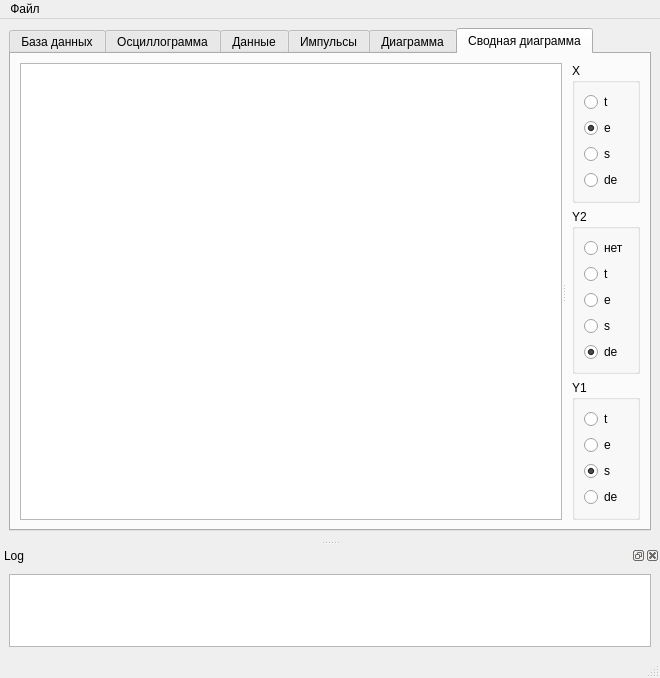
<?xml version="1.0" encoding="UTF-8"?>
<ui version="4.0">
 <class>MainWindow</class>
 <widget class="QMainWindow" name="MainWindow">
  <property name="geometry">
   <rect>
    <x>0</x>
    <y>0</y>
    <width>660</width>
    <height>678</height>
   </rect>
  </property>
  <property name="windowTitle">
   <string>MainWindow</string>
  </property>
  <widget class="QWidget" name="centralwidget">
   <layout class="QHBoxLayout" name="horizontalLayout">
    <item>
     <widget class="QTabWidget" name="tabWidget">
      <property name="focusPolicy">
       <enum>Qt::StrongFocus</enum>
      </property>
      <property name="currentIndex">
       <number>5</number>
      </property>
      <property name="usesScrollButtons">
       <bool>true</bool>
      </property>
      <widget class="QWidget" name="tabDB">
       <attribute name="title">
        <string>База данных</string>
       </attribute>
       <layout class="QGridLayout" name="gridLayout_3">
        <property name="leftMargin">
         <number>20</number>
        </property>
        <property name="topMargin">
         <number>20</number>
        </property>
        <property name="rightMargin">
         <number>20</number>
        </property>
        <property name="verticalSpacing">
         <number>10</number>
        </property>
        <item row="3" column="1">
         <widget class="QComboBox" name="cbExpNumber">
          <property name="insertPolicy">
           <enum>QComboBox::InsertAlphabetically</enum>
          </property>
         </widget>
        </item>
        <item row="2" column="1">
         <widget class="QComboBox" name="cbExpType">
          <property name="insertPolicy">
           <enum>QComboBox::InsertAlphabetically</enum>
          </property>
         </widget>
        </item>
        <item row="1" column="1">
         <widget class="QComboBox" name="cbMaterial">
          <property name="insertPolicy">
           <enum>QComboBox::InsertAlphabetically</enum>
          </property>
         </widget>
        </item>
        <item row="3" column="0">
         <widget class="QLabel" name="label_9">
          <property name="text">
           <string>Номер образца</string>
          </property>
         </widget>
        </item>
        <item row="2" column="0">
         <widget class="QLabel" name="label_7">
          <property name="text">
           <string>Тип эксперимента</string>
          </property>
         </widget>
        </item>
        <item row="1" column="0">
         <widget class="QLabel" name="label_8">
          <property name="text">
           <string>Материал</string>
          </property>
         </widget>
        </item>
        <item row="0" column="0">
         <widget class="QLabel" name="label_6">
          <property name="text">
           <string>Файл базы данных</string>
          </property>
         </widget>
        </item>
        <item row="5" column="1">
         <layout class="QHBoxLayout" name="horizontalLayout_6"/>
        </item>
        <item row="0" column="1">
         <layout class="QHBoxLayout" name="horizontalLayout_4">
          <item>
           <widget class="QLineEdit" name="leDatabaseFile">
            <property name="readOnly">
             <bool>true</bool>
            </property>
           </widget>
          </item>
          <item>
           <widget class="QToolButton" name="tbOpenDatabase">
            <property name="text">
             <string>...</string>
            </property>
           </widget>
          </item>
         </layout>
        </item>
        <item row="4" column="1">
         <spacer name="verticalSpacer_2">
          <property name="orientation">
           <enum>Qt::Vertical</enum>
          </property>
          <property name="sizeHint" stdset="0">
           <size>
            <width>20</width>
            <height>40</height>
           </size>
          </property>
         </spacer>
        </item>
       </layout>
      </widget>
      <widget class="QWidget" name="tab">
       <attribute name="title">
        <string>Осциллограмма</string>
       </attribute>
       <layout class="QHBoxLayout" name="horizontalLayout_3">
        <item>
         <layout class="QHBoxLayout" name="horizontalLayout_2">
          <property name="spacing">
           <number>0</number>
          </property>
          <item>
           <widget class="QWidget" name="widget" native="true">
            <property name="cursor">
             <cursorShape>ArrowCursor</cursorShape>
            </property>
            <layout class="QHBoxLayout" name="horizontalLayout_5">
             <item>
              <layout class="QVBoxLayout" name="mplLayout">
               <property name="spacing">
                <number>0</number>
               </property>
              </layout>
             </item>
            </layout>
           </widget>
          </item>
          <item>
           <widget class="QGroupBox" name="groupBox">
            <property name="sizePolicy">
             <sizepolicy hsizetype="Fixed" vsizetype="Minimum">
              <horstretch>0</horstretch>
              <verstretch>0</verstretch>
             </sizepolicy>
            </property>
            <property name="title">
             <string>Каналы</string>
            </property>
            <layout class="QVBoxLayout" name="verticalLayout_3">
             <item>
              <layout class="QVBoxLayout" name="vlChannels"/>
             </item>
             <item>
              <spacer name="verticalSpacer">
               <property name="orientation">
                <enum>Qt::Vertical</enum>
               </property>
               <property name="sizeHint" stdset="0">
                <size>
                 <width>20</width>
                 <height>40</height>
                </size>
               </property>
              </spacer>
             </item>
            </layout>
           </widget>
          </item>
         </layout>
        </item>
       </layout>
      </widget>
      <widget class="QWidget" name="tab_2">
       <attribute name="title">
        <string>Данные</string>
       </attribute>
       <layout class="QVBoxLayout" name="verticalLayout_4">
        <item>
         <layout class="QGridLayout" name="gridLayout_2">
          <item row="0" column="2">
           <widget class="QLabel" name="label_4">
            <property name="text">
             <string>Стержень 2</string>
            </property>
           </widget>
          </item>
          <item row="0" column="0">
           <widget class="QLabel" name="label">
            <property name="sizePolicy">
             <sizepolicy hsizetype="Fixed" vsizetype="Fixed">
              <horstretch>0</horstretch>
              <verstretch>0</verstretch>
             </sizepolicy>
            </property>
            <property name="text">
             <string>Образец</string>
            </property>
           </widget>
          </item>
          <item row="1" column="2">
           <widget class="QTableWidget" name="tBar2">
            <property name="sizePolicy">
             <sizepolicy hsizetype="Preferred" vsizetype="Preferred">
              <horstretch>0</horstretch>
              <verstretch>10</verstretch>
             </sizepolicy>
            </property>
            <property name="minimumSize">
             <size>
              <width>0</width>
              <height>150</height>
             </size>
            </property>
            <property name="font">
             <font>
              <pointsize>8</pointsize>
              <kerning>true</kerning>
             </font>
            </property>
            <property name="alternatingRowColors">
             <bool>false</bool>
            </property>
            <property name="showGrid">
             <bool>true</bool>
            </property>
            <property name="gridStyle">
             <enum>Qt::SolidLine</enum>
            </property>
            <attribute name="horizontalHeaderVisible">
             <bool>false</bool>
            </attribute>
            <attribute name="horizontalHeaderCascadingSectionResizes">
             <bool>false</bool>
            </attribute>
            <attribute name="verticalHeaderDefaultSectionSize">
             <number>20</number>
            </attribute>
            <attribute name="verticalHeaderShowSortIndicator" stdset="0">
             <bool>false</bool>
            </attribute>
            <attribute name="verticalHeaderStretchLastSection">
             <bool>false</bool>
            </attribute>
            <row>
             <property name="text">
              <string>L, мм</string>
             </property>
            </row>
            <row>
             <property name="text">
              <string>Ld, мм</string>
             </property>
            </row>
            <row>
             <property name="text">
              <string>c, м/c</string>
             </property>
            </row>
            <row>
             <property name="text">
              <string>E, МПа</string>
             </property>
            </row>
            <row>
             <property name="text">
              <string>D, мм</string>
             </property>
            </row>
            <row>
             <property name="text">
              <string>k</string>
             </property>
            </row>
            <row>
             <property name="text">
              <string>материал</string>
             </property>
            </row>
            <column>
             <property name="text">
              <string>Значение</string>
             </property>
            </column>
           </widget>
          </item>
          <item row="1" column="1">
           <widget class="QTableWidget" name="tBar1">
            <property name="sizePolicy">
             <sizepolicy hsizetype="Preferred" vsizetype="Preferred">
              <horstretch>0</horstretch>
              <verstretch>10</verstretch>
             </sizepolicy>
            </property>
            <property name="minimumSize">
             <size>
              <width>0</width>
              <height>150</height>
             </size>
            </property>
            <property name="font">
             <font>
              <pointsize>8</pointsize>
              <kerning>true</kerning>
             </font>
            </property>
            <property name="alternatingRowColors">
             <bool>false</bool>
            </property>
            <property name="showGrid">
             <bool>true</bool>
            </property>
            <property name="gridStyle">
             <enum>Qt::SolidLine</enum>
            </property>
            <attribute name="horizontalHeaderVisible">
             <bool>false</bool>
            </attribute>
            <attribute name="horizontalHeaderCascadingSectionResizes">
             <bool>false</bool>
            </attribute>
            <attribute name="verticalHeaderDefaultSectionSize">
             <number>20</number>
            </attribute>
            <attribute name="verticalHeaderShowSortIndicator" stdset="0">
             <bool>false</bool>
            </attribute>
            <attribute name="verticalHeaderStretchLastSection">
             <bool>false</bool>
            </attribute>
            <row>
             <property name="text">
              <string>L, мм</string>
             </property>
            </row>
            <row>
             <property name="text">
              <string>Ld, мм</string>
             </property>
            </row>
            <row>
             <property name="text">
              <string>c, м/c</string>
             </property>
            </row>
            <row>
             <property name="text">
              <string>E, МПа</string>
             </property>
            </row>
            <row>
             <property name="text">
              <string>D, мм</string>
             </property>
            </row>
            <row>
             <property name="text">
              <string>k</string>
             </property>
            </row>
            <row>
             <property name="text">
              <string>материал</string>
             </property>
            </row>
            <column>
             <property name="text">
              <string>Значение</string>
             </property>
            </column>
           </widget>
          </item>
          <item row="0" column="1">
           <widget class="QLabel" name="label_3">
            <property name="text">
             <string>Стержень 1</string>
            </property>
           </widget>
          </item>
          <item row="1" column="0">
           <widget class="QTableWidget" name="tSample">
            <property name="sizePolicy">
             <sizepolicy hsizetype="Preferred" vsizetype="Preferred">
              <horstretch>0</horstretch>
              <verstretch>1</verstretch>
             </sizepolicy>
            </property>
            <property name="minimumSize">
             <size>
              <width>0</width>
              <height>80</height>
             </size>
            </property>
            <property name="maximumSize">
             <size>
              <width>16777215</width>
              <height>16000000</height>
             </size>
            </property>
            <property name="font">
             <font>
              <pointsize>8</pointsize>
              <kerning>true</kerning>
             </font>
            </property>
            <property name="alternatingRowColors">
             <bool>false</bool>
            </property>
            <property name="showGrid">
             <bool>true</bool>
            </property>
            <property name="gridStyle">
             <enum>Qt::SolidLine</enum>
            </property>
            <attribute name="horizontalHeaderVisible">
             <bool>false</bool>
            </attribute>
            <attribute name="horizontalHeaderCascadingSectionResizes">
             <bool>false</bool>
            </attribute>
            <attribute name="verticalHeaderDefaultSectionSize">
             <number>20</number>
            </attribute>
            <attribute name="verticalHeaderShowSortIndicator" stdset="0">
             <bool>false</bool>
            </attribute>
            <attribute name="verticalHeaderStretchLastSection">
             <bool>false</bool>
            </attribute>
            <row>
             <property name="text">
              <string>L0, мм</string>
             </property>
            </row>
            <row>
             <property name="text">
              <string>D, мм</string>
             </property>
            </row>
            <row>
             <property name="text">
              <string>L, мм</string>
             </property>
            </row>
            <column>
             <property name="text">
              <string>Значение</string>
             </property>
            </column>
           </widget>
          </item>
         </layout>
        </item>
        <item>
         <layout class="QGridLayout" name="gridLayout">
          <item row="0" column="0">
           <widget class="QLabel" name="label_2">
            <property name="sizePolicy">
             <sizepolicy hsizetype="Fixed" vsizetype="Fixed">
              <horstretch>0</horstretch>
              <verstretch>0</verstretch>
             </sizepolicy>
            </property>
            <property name="text">
             <string>Ударник</string>
            </property>
           </widget>
          </item>
          <item row="1" column="1">
           <widget class="QTableWidget" name="tExperiment">
            <property name="sizePolicy">
             <sizepolicy hsizetype="Preferred" vsizetype="Preferred">
              <horstretch>0</horstretch>
              <verstretch>100</verstretch>
             </sizepolicy>
            </property>
            <property name="minimumSize">
             <size>
              <width>0</width>
              <height>0</height>
             </size>
            </property>
            <property name="maximumSize">
             <size>
              <width>16777214</width>
              <height>120</height>
             </size>
            </property>
            <property name="baseSize">
             <size>
              <width>0</width>
              <height>10</height>
             </size>
            </property>
            <property name="font">
             <font>
              <pointsize>8</pointsize>
              <kerning>true</kerning>
             </font>
            </property>
            <property name="alternatingRowColors">
             <bool>false</bool>
            </property>
            <property name="showGrid">
             <bool>true</bool>
            </property>
            <property name="gridStyle">
             <enum>Qt::SolidLine</enum>
            </property>
            <attribute name="horizontalHeaderVisible">
             <bool>false</bool>
            </attribute>
            <attribute name="horizontalHeaderCascadingSectionResizes">
             <bool>false</bool>
            </attribute>
            <attribute name="verticalHeaderDefaultSectionSize">
             <number>20</number>
            </attribute>
            <attribute name="verticalHeaderShowSortIndicator" stdset="0">
             <bool>false</bool>
            </attribute>
            <attribute name="verticalHeaderStretchLastSection">
             <bool>false</bool>
            </attribute>
            <row>
             <property name="text">
              <string>Код материала</string>
             </property>
            </row>
            <row>
             <property name="text">
              <string>Тип эксперимента</string>
             </property>
            </row>
            <row>
             <property name="text">
              <string>Номер эксперимента</string>
             </property>
            </row>
            <row>
             <property name="text">
              <string>Температура</string>
             </property>
            </row>
            <row>
             <property name="text">
              <string>Примечание</string>
             </property>
            </row>
            <column>
             <property name="text">
              <string>Значение</string>
             </property>
            </column>
           </widget>
          </item>
          <item row="0" column="1">
           <widget class="QLabel" name="label_5">
            <property name="sizePolicy">
             <sizepolicy hsizetype="Ignored" vsizetype="Fixed">
              <horstretch>0</horstretch>
              <verstretch>0</verstretch>
             </sizepolicy>
            </property>
            <property name="text">
             <string>Эксперимент</string>
            </property>
           </widget>
          </item>
          <item row="1" column="0">
           <widget class="QTableWidget" name="tStricker">
            <property name="sizePolicy">
             <sizepolicy hsizetype="Preferred" vsizetype="Preferred">
              <horstretch>0</horstretch>
              <verstretch>1</verstretch>
             </sizepolicy>
            </property>
            <property name="maximumSize">
             <size>
              <width>16777215</width>
              <height>120</height>
             </size>
            </property>
            <property name="font">
             <font>
              <pointsize>8</pointsize>
              <kerning>true</kerning>
             </font>
            </property>
            <property name="alternatingRowColors">
             <bool>false</bool>
            </property>
            <property name="showGrid">
             <bool>true</bool>
            </property>
            <property name="gridStyle">
             <enum>Qt::SolidLine</enum>
            </property>
            <attribute name="horizontalHeaderVisible">
             <bool>false</bool>
            </attribute>
            <attribute name="horizontalHeaderCascadingSectionResizes">
             <bool>false</bool>
            </attribute>
            <attribute name="verticalHeaderDefaultSectionSize">
             <number>20</number>
            </attribute>
            <attribute name="verticalHeaderShowSortIndicator" stdset="0">
             <bool>false</bool>
            </attribute>
            <attribute name="verticalHeaderStretchLastSection">
             <bool>false</bool>
            </attribute>
            <row>
             <property name="text">
              <string>L, мм</string>
             </property>
            </row>
            <row>
             <property name="text">
              <string>D, мм</string>
             </property>
            </row>
            <row>
             <property name="text">
              <string>V, м/c</string>
             </property>
            </row>
            <row>
             <property name="text">
              <string>P, атм</string>
             </property>
            </row>
            <row>
             <property name="text">
              <string>материал</string>
             </property>
            </row>
            <column>
             <property name="text">
              <string>Значение</string>
             </property>
            </column>
           </widget>
          </item>
         </layout>
        </item>
       </layout>
       <zorder></zorder>
      </widget>
      <widget class="QWidget" name="tab_3">
       <attribute name="title">
        <string>Импульсы</string>
       </attribute>
       <layout class="QHBoxLayout" name="horizontalLayout_7">
        <item>
         <layout class="QVBoxLayout" name="vlPulses"/>
        </item>
       </layout>
      </widget>
      <widget class="QWidget" name="tab_4">
       <attribute name="title">
        <string>Диаграмма</string>
       </attribute>
       <layout class="QVBoxLayout" name="verticalLayout_5">
        <item>
         <layout class="QVBoxLayout" name="vlDiagramm"/>
        </item>
       </layout>
      </widget>
      <widget class="QWidget" name="tab_5">
       <attribute name="title">
        <string>Сводная диаграмма</string>
       </attribute>
       <layout class="QHBoxLayout" name="horizontalLayout_8">
        <item>
         <widget class="QSplitter" name="splitter">
          <property name="orientation">
           <enum>Qt::Horizontal</enum>
          </property>
          <widget class="QListWidget" name="lwExperiments"/>
          <widget class="QWidget" name="verticalLayoutWidget">
           <layout class="QVBoxLayout" name="vlComparDiag"/>
          </widget>
         </widget>
        </item>
        <item>
         <layout class="QVBoxLayout" name="verticalLayout_8">
          <item>
           <widget class="QGroupBox" name="gbX">
            <property name="title">
             <string>X</string>
            </property>
            <layout class="QVBoxLayout" name="verticalLayout_2">
             <item>
              <widget class="QRadioButton" name="0">
               <property name="text">
                <string>t</string>
               </property>
              </widget>
             </item>
             <item>
              <widget class="QRadioButton" name="radioButton_2">
               <property name="text">
                <string>e</string>
               </property>
               <property name="checked">
                <bool>true</bool>
               </property>
              </widget>
             </item>
             <item>
              <widget class="QRadioButton" name="radioButton_3">
               <property name="text">
                <string>s</string>
               </property>
              </widget>
             </item>
             <item>
              <widget class="QRadioButton" name="radioButton_4">
               <property name="text">
                <string>de</string>
               </property>
              </widget>
             </item>
            </layout>
           </widget>
          </item>
          <item>
           <widget class="QGroupBox" name="gbY2">
            <property name="title">
             <string>Y2</string>
            </property>
            <layout class="QVBoxLayout" name="verticalLayout_7">
             <item>
              <widget class="QRadioButton" name="radioButton_9">
               <property name="text">
                <string>нет</string>
               </property>
              </widget>
             </item>
             <item>
              <widget class="QRadioButton" name="radioButton_10">
               <property name="text">
                <string>t</string>
               </property>
              </widget>
             </item>
             <item>
              <widget class="QRadioButton" name="radioButton_11">
               <property name="text">
                <string>e</string>
               </property>
              </widget>
             </item>
             <item>
              <widget class="QRadioButton" name="radioButton_12">
               <property name="text">
                <string>s</string>
               </property>
              </widget>
             </item>
             <item>
              <widget class="QRadioButton" name="radioButton_13">
               <property name="text">
                <string>de</string>
               </property>
               <property name="checked">
                <bool>true</bool>
               </property>
              </widget>
             </item>
            </layout>
           </widget>
          </item>
          <item>
           <widget class="QGroupBox" name="gbY">
            <property name="title">
             <string>Y1</string>
            </property>
            <layout class="QVBoxLayout" name="verticalLayout_6">
             <item>
              <widget class="QRadioButton" name="radioButton_5">
               <property name="text">
                <string>t</string>
               </property>
              </widget>
             </item>
             <item>
              <widget class="QRadioButton" name="radioButton_6">
               <property name="text">
                <string>e</string>
               </property>
              </widget>
             </item>
             <item>
              <widget class="QRadioButton" name="radioButton_7">
               <property name="text">
                <string>s</string>
               </property>
               <property name="checked">
                <bool>true</bool>
               </property>
              </widget>
             </item>
             <item>
              <widget class="QRadioButton" name="radioButton_8">
               <property name="text">
                <string>de</string>
               </property>
              </widget>
             </item>
            </layout>
           </widget>
          </item>
         </layout>
        </item>
       </layout>
      </widget>
     </widget>
    </item>
   </layout>
  </widget>
  <widget class="QMenuBar" name="menubar">
   <property name="geometry">
    <rect>
     <x>0</x>
     <y>0</y>
     <width>660</width>
     <height>21</height>
    </rect>
   </property>
   <widget class="QMenu" name="menu">
    <property name="title">
     <string>Файл</string>
    </property>
    <addaction name="actionClose"/>
   </widget>
   <addaction name="menu"/>
  </widget>
  <widget class="QStatusBar" name="statusbar"/>
  <widget class="QDockWidget" name="dockWidget">
   <property name="sizePolicy">
    <sizepolicy hsizetype="Preferred" vsizetype="Preferred">
     <horstretch>0</horstretch>
     <verstretch>0</verstretch>
    </sizepolicy>
   </property>
   <property name="baseSize">
    <size>
     <width>0</width>
     <height>0</height>
    </size>
   </property>
   <property name="windowTitle">
    <string>Log</string>
   </property>
   <attribute name="dockWidgetArea">
    <number>8</number>
   </attribute>
   <widget class="QWidget" name="dockWidgetContents">
    <layout class="QVBoxLayout" name="verticalLayout">
     <property name="sizeConstraint">
      <enum>QLayout::SetDefaultConstraint</enum>
     </property>
     <item>
      <widget class="QListWidget" name="lLog">
       <property name="sizePolicy">
        <sizepolicy hsizetype="Expanding" vsizetype="Expanding">
         <horstretch>0</horstretch>
         <verstretch>0</verstretch>
        </sizepolicy>
       </property>
      </widget>
     </item>
    </layout>
   </widget>
  </widget>
  <action name="actionChooseInstrument">
   <property name="icon">
    <iconset>
     <normaloff>:/icons/New Document.png</normaloff>:/icons/New Document.png</iconset>
   </property>
   <property name="text">
    <string>Выбрать прибор</string>
   </property>
  </action>
  <action name="actionReadData">
   <property name="icon">
    <iconset resource="icons.qrc">
     <normaloff>:/icons/ui/read.png</normaloff>:/icons/ui/read.png</iconset>
   </property>
   <property name="text">
    <string>Считать данные</string>
   </property>
  </action>
  <action name="actionSaveData">
   <property name="icon">
    <iconset>
     <normaloff>:/icons/document-save.png</normaloff>:/icons/document-save.png</iconset>
   </property>
   <property name="text">
    <string>Сохранить</string>
   </property>
  </action>
  <action name="actionClose">
   <property name="icon">
    <iconset>
     <normaloff>:/icons/system-log-out.png</normaloff>:/icons/system-log-out.png</iconset>
   </property>
   <property name="text">
    <string>Выход</string>
   </property>
  </action>
  <action name="actionZoom">
   <property name="checkable">
    <bool>true</bool>
   </property>
   <property name="icon">
    <iconset resource="icons.qrc">
     <normaloff>:/icons/ui/Gnome-Zoom-Fit-Best-32.png</normaloff>:/icons/ui/Gnome-Zoom-Fit-Best-32.png</iconset>
   </property>
   <property name="text">
    <string>Zoom</string>
   </property>
   <property name="toolTip">
    <string>Увеличение</string>
   </property>
  </action>
  <action name="actionPan">
   <property name="checkable">
    <bool>true</bool>
   </property>
   <property name="icon">
    <iconset resource="icons.qrc">
     <normaloff>:/icons/ui/Mouse_32.png</normaloff>:/icons/ui/Mouse_32.png</iconset>
   </property>
   <property name="text">
    <string>Pan</string>
   </property>
   <property name="toolTip">
    <string>Смещение</string>
   </property>
  </action>
  <action name="actionInterval">
   <property name="checkable">
    <bool>true</bool>
   </property>
   <property name="icon">
    <iconset resource="icons.qrc">
     <normaloff>:/icons/ui/Pen-marker-32.png</normaloff>:/icons/ui/Pen-marker-32.png</iconset>
   </property>
   <property name="text">
    <string>Interval</string>
   </property>
   <property name="toolTip">
    <string>Выбор интервала</string>
   </property>
  </action>
  <action name="actionCut">
   <property name="icon">
    <iconset resource="icons.qrc">
     <normaloff>:/icons/ui/Gnome-Edit-Cut-32.png</normaloff>:/icons/ui/Gnome-Edit-Cut-32.png</iconset>
   </property>
   <property name="text">
    <string>Cut</string>
   </property>
   <property name="toolTip">
    <string>Вырезать</string>
   </property>
  </action>
  <action name="actionCalcV">
   <property name="text">
    <string>Скорость ударника</string>
   </property>
   <property name="toolTip">
    <string>Рассчитать значение скорости</string>
   </property>
   <property name="whatsThis">
    <string>йвйцвйцвйцв</string>
   </property>
  </action>
  <action name="actionCalcVsetup">
   <property name="text">
    <string>calcVsetup</string>
   </property>
  </action>
  <action name="actionSetExperiment">
   <property name="checkable">
    <bool>true</bool>
   </property>
   <property name="text">
    <string>Эксперимент</string>
   </property>
   <property name="toolTip">
    <string>Установить режим проведения эксперимента</string>
   </property>
  </action>
  <action name="actionSetCalibration">
   <property name="checkable">
    <bool>true</bool>
   </property>
   <property name="text">
    <string>Калибровка</string>
   </property>
   <property name="toolTip">
    <string>Установить режим калибровки измерительных каналов</string>
   </property>
  </action>
  <action name="actionOpenDatabase">
   <property name="icon">
    <iconset resource="icons.qrc">
     <normaloff>:/icons/ui/fileopen-32.png</normaloff>:/icons/ui/fileopen-32.png</iconset>
   </property>
   <property name="text">
    <string>OpenDatabase</string>
   </property>
   <property name="toolTip">
    <string>Открыть</string>
   </property>
  </action>
  <action name="actionMplHome">
   <property name="icon">
    <iconset resource="icons.qrc">
     <normaloff>:/icons/ui/Fullscreen.png</normaloff>:/icons/ui/Fullscreen.png</iconset>
   </property>
   <property name="text">
    <string>mplHome</string>
   </property>
   <property name="toolTip">
    <string>Полный вид</string>
   </property>
  </action>
  <action name="actionZero">
   <property name="icon">
    <iconset resource="icons.qrc">
     <normaloff>:/icons/ui/zero.png</normaloff>:/icons/ui/zero.png</iconset>
   </property>
   <property name="text">
    <string>zero</string>
   </property>
   <property name="toolTip">
    <string>Установка нуля</string>
   </property>
  </action>
  <action name="actionSmooth">
   <property name="icon">
    <iconset resource="icons.qrc">
     <normaloff>:/icons/ui/filter_32x32.png</normaloff>:/icons/ui/filter_32x32.png</iconset>
   </property>
   <property name="text">
    <string>Smooth</string>
   </property>
   <property name="toolTip">
    <string>Сглаживание</string>
   </property>
  </action>
  <action name="actionSaveOSC">
   <property name="icon">
    <iconset resource="icons.qrc">
     <normaloff>:/icons/ui/filesave-32.png</normaloff>:/icons/ui/filesave-32.png</iconset>
   </property>
   <property name="text">
    <string>SaveOSC</string>
   </property>
   <property name="toolTip">
    <string>Сохранить осциллограмму в базу</string>
   </property>
  </action>
  <action name="actionReadPulses">
   <property name="icon">
    <iconset resource="icons.qrc">
     <normaloff>:/icons/ui/Transfer Document.png</normaloff>:/icons/ui/Transfer Document.png</iconset>
   </property>
   <property name="text">
    <string>ReadPulses</string>
   </property>
  </action>
  <action name="actionSaveExpData">
   <property name="icon">
    <iconset resource="icons.qrc">
     <normaloff>:/icons/ui/filesave-32.png</normaloff>:/icons/ui/filesave-32.png</iconset>
   </property>
   <property name="text">
    <string>SaveExpData</string>
   </property>
  </action>
  <action name="actionSaveToDat">
   <property name="icon">
    <iconset resource="icons.qrc">
     <normaloff>:/icons/ui/diagrammer.png</normaloff>:/icons/ui/diagrammer.png</iconset>
   </property>
   <property name="text">
    <string>SaveToDat</string>
   </property>
  </action>
  <action name="actionSavePulses">
   <property name="icon">
    <iconset resource="icons.qrc">
     <normaloff>:/icons/ui/filesave-32.png</normaloff>:/icons/ui/filesave-32.png</iconset>
   </property>
   <property name="text">
    <string>SavePulses</string>
   </property>
  </action>
  <action name="actionUpdateDiagramm">
   <property name="icon">
    <iconset resource="icons.qrc">
     <normaloff>:/icons/ui/Transfer Document.png</normaloff>:/icons/ui/Transfer Document.png</iconset>
   </property>
   <property name="text">
    <string>UpdateDiagramm</string>
   </property>
  </action>
  <action name="actionOpenOSC">
   <property name="icon">
    <iconset resource="icons.qrc">
     <normaloff>:/icons/ui/fileopen-32.png</normaloff>:/icons/ui/fileopen-32.png</iconset>
   </property>
   <property name="text">
    <string>OpenOsc</string>
   </property>
  </action>
  <action name="actionUpdateODBCContent">
   <property name="icon">
    <iconset resource="icons.qrc">
     <normaloff>:/icons/ui/Transfer Document.png</normaloff>:/icons/ui/Transfer Document.png</iconset>
   </property>
   <property name="text">
    <string>UpdateODBCContent</string>
   </property>
  </action>
  <action name="actionSyncPulses">
   <property name="icon">
    <iconset resource="icons.qrc">
     <normaloff>:/icons/ui/sync.PNG</normaloff>:/icons/ui/sync.PNG</iconset>
   </property>
   <property name="text">
    <string>SyncPulses</string>
   </property>
  </action>
  <action name="actionReduceData">
   <property name="icon">
    <iconset resource="icons.qrc">
     <normaloff>:/icons/ui/thinout.png</normaloff>:/icons/ui/thinout.png</iconset>
   </property>
   <property name="text">
    <string>ReduceData</string>
   </property>
  </action>
  <action name="actionPlotCurve">
   <property name="icon">
    <iconset resource="icons.qrc">
     <normaloff>:/icons/ui/pencil.png</normaloff>:/icons/ui/pencil.png</iconset>
   </property>
   <property name="text">
    <string>PlotCurve</string>
   </property>
  </action>
  <action name="actionApplyCurve">
   <property name="icon">
    <iconset resource="icons.qrc">
     <normaloff>:/icons/ui/apply.png</normaloff>:/icons/ui/apply.png</iconset>
   </property>
   <property name="text">
    <string>ApplyCurve</string>
   </property>
  </action>
  <action name="actionDeleteLine">
   <property name="icon">
    <iconset resource="icons.qrc">
     <normaloff>:/icons/ui/trash-full.png</normaloff>:/icons/ui/trash-full.png</iconset>
   </property>
   <property name="text">
    <string>DeleteLine</string>
   </property>
  </action>
  <action name="actionCompressCurve">
   <property name="icon">
    <iconset resource="icons.qrc">
     <normaloff>:/icons/ui/compress.png</normaloff>:/icons/ui/compress.png</iconset>
   </property>
   <property name="text">
    <string>CompressCurve</string>
   </property>
   <property name="toolTip">
    <string>CompressCurve</string>
   </property>
  </action>
  <action name="actionPolyFit">
   <property name="icon">
    <iconset resource="icons.qrc">
     <normaloff>:/icons/ui/polyfit.png</normaloff>:/icons/ui/polyfit.png</iconset>
   </property>
   <property name="text">
    <string>PolyFit</string>
   </property>
  </action>
  <action name="actionScaleRays">
   <property name="icon">
    <iconset resource="icons.qrc">
     <normaloff>:/icons/ui/increasing-stocks-graphic.png</normaloff>:/icons/ui/increasing-stocks-graphic.png</iconset>
   </property>
   <property name="text">
    <string>ScaleRays</string>
   </property>
  </action>
  <action name="actionXLSexport">
   <property name="icon">
    <iconset resource="icons.qrc">
     <normaloff>:/icons/ui/excel-icon1.png</normaloff>:/icons/ui/excel-icon1.png</iconset>
   </property>
   <property name="text">
    <string>XLSexport</string>
   </property>
  </action>
  <action name="actionCheckAll">
   <property name="checkable">
    <bool>true</bool>
   </property>
   <property name="icon">
    <iconset resource="icons.qrc">
     <normaloff>:/icons/ui/check-all.png</normaloff>:/icons/ui/check-all.png</iconset>
   </property>
   <property name="text">
    <string>CheckAll</string>
   </property>
  </action>
  <action name="actionCheckNone">
   <property name="checkable">
    <bool>true</bool>
   </property>
   <property name="icon">
    <iconset resource="icons.qrc">
     <normaloff>:/icons/ui/tick-box-png-unchecked-checkbox-icon-png-50-px-1600.png</normaloff>:/icons/ui/tick-box-png-unchecked-checkbox-icon-png-50-px-1600.png</iconset>
   </property>
   <property name="text">
    <string>CheckNone</string>
   </property>
  </action>
  <action name="actionCreateReport">
   <property name="icon">
    <iconset resource="icons.qrc">
     <normaloff>:/icons/ui/Reports-icon.png</normaloff>:/icons/ui/Reports-icon.png</iconset>
   </property>
   <property name="text">
    <string>CreateReport</string>
   </property>
  </action>
 </widget>
 <resources>
  <include location="icons.qrc"/>
 </resources>
 <connections>
  <connection>
   <sender>actionClose</sender>
   <signal>triggered()</signal>
   <receiver>MainWindow</receiver>
   <slot>close()</slot>
   <hints>
    <hint type="sourcelabel">
     <x>-1</x>
     <y>-1</y>
    </hint>
    <hint type="destinationlabel">
     <x>270</x>
     <y>156</y>
    </hint>
   </hints>
  </connection>
 </connections>
</ui>
